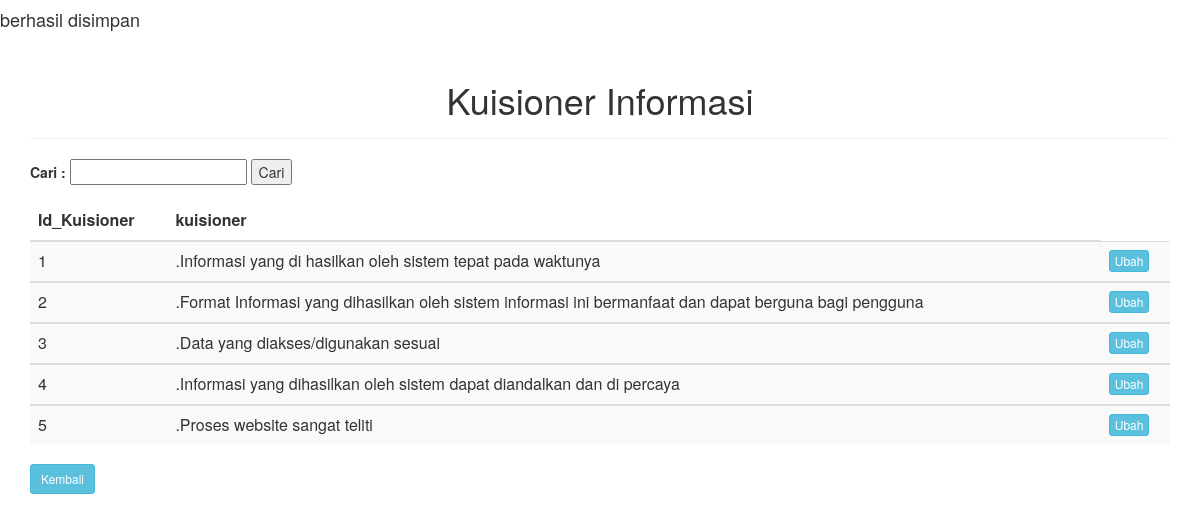
The page /admin/s_ubahkuisioneri.php on the database its author committed.
### tables this page shows
CREATE TABLE `k_informasi` (
  `id_kuisioner` int(11) NOT NULL,
  `kuisioner` text NOT NULL
);

### admin/tampilkuisioneri.php (the view, shortened to what this page needs)
<!DOCTYPE HTML>
<html>
<head>
	<link href="css1/bootstrap.css" rel="stylesheet">
</head>
<?php
			$data=mysql_query("select *from k_informasi");
?>
<body>
<div class="container">
	<div class="page-header" align="center"><h1>Kuisioner Informasi</h1></div>
	<form action="tampilkuisioneri.php" method="get">
		<label>Cari :</label>
		<input type="text" name="cari">
		<input type="submit" value="Cari">
	</form>
	<table class="table table-striped">
		<thead>
			<th>Id_Kuisioner</th>
			<th>kuisioner</th>
		</thead>
		<tbody>
	<?php
		if(isset($_GET['cari'])){
			$cari = $_GET['cari'];
			$data = mysql_query("select * from k_informasi where id_kuisioner like '%".$cari."%'");
		}else{
		$data = mysql_query("select * from k_informasi");
	}
		while($d=mysql_fetch_array($data)){
		?>
			<td><?php echo $d['id_kuisioner']; ?></td>
			<td><?php echo $d['kuisioner']; ?></td>
		<td><a class="btn btn-info btn-xs" a href="ubahkuisioneri.php?id_kuisioner=<?php echo $d['id_kuisioner']; ?>">Ubah</td>
		</tbody>
		<?php
		}
	?>
	</table>
	<a class="btn btn-info btn-sm" href="dashboard.php">Kembali</a>
</div>
</body>
</html>

### rows shown on the page
k_informasi: id_kuisioner "1", kuisioner ".Informasi yang di hasilkan oleh sistem tepat pada waktunya"
k_informasi: id_kuisioner "2", kuisioner ".Format Informasi yang dihasilkan oleh sistem informasi ini bermanfaat dan dapat berguna bagi pengguna"
k_informasi: id_kuisioner "3", kuisioner ".Data yang diakses/digunakan sesuai"
k_informasi: id_kuisioner "4", kuisioner ".Informasi yang dihasilkan oleh sistem dapat diandalkan dan di percaya"
k_informasi: id_kuisioner "5", kuisioner ".Proses website sangat teliti"
